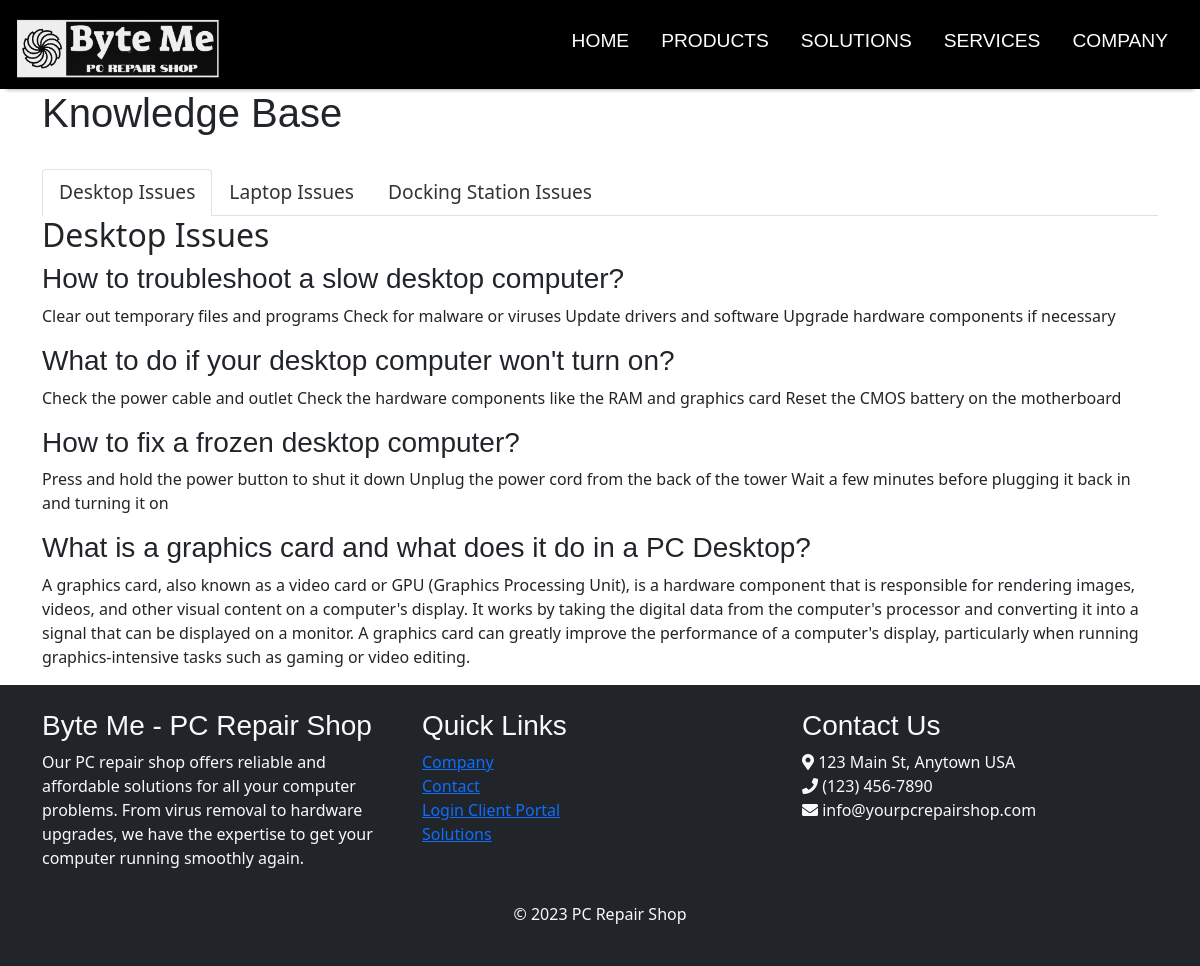
The page /Final_Project/solution.php on the database its author committed.
### tables this page shows
CREATE TABLE `knowledge_base` (
  `kb_id` int(11) NOT NULL,
  `kb_title` varchar(255) NOT NULL,
  `kb_content` text NOT NULL,
  `kb_category` varchar(50) NOT NULL,
  `kb_created_at` date NOT NULL DEFAULT current_timestamp()
);

### Final_Project/solution.php (the view, shortened to what this page needs)
<?php
$host = 'localhost';
$user = 'root';
$password = '';
$database = 'wdv341';
$connection = new mysqli($host, $user, $password, $database);
$sql = "SELECT kb_title, kb_content, kb_category FROM knowledge_base";
$result = $connection->query($sql);
$articles = array();
while ($row = $result->fetch_assoc()) {
  $articles[$row['kb_category']][] = $row;
}
?>
<?php include('header.php'); ?>
<div class="container">
  <h1>Knowledge Base</h1>
  <br>
  <ul class="nav nav-tabs">
    <?php foreach (array_keys($articles) as $category): ?>
      <li class="nav-item">
        <?php if ($category === 'Desktop Issues'): ?>
          <a class="nav-link active" href="#desktop-issues" data-bs-toggle="tab" style="color:#333">Desktop Issues</a>
        <?php else: ?>
          <a class="nav-link" href="#<?= strtolower(str_replace(' ', '-', $category)) ?>" data-bs-toggle="tab" style="color:#333"><?= $category ?></a>
        <?php endif; ?>
      </li>
    <?php endforeach; ?>
  </ul>
  <div class="tab-content">
    <div class="tab-pane fade show active" id="desktop-issues" role="tabpanel">
      <h2>Desktop Issues</h2>
      <?php foreach ($articles['Desktop Issues'] as $article): ?>
        <h3><?= $article['kb_title'] ?></h3>
        <p><?= $article['kb_content'] ?></p>
      <?php endforeach; ?>
    </div>
  </div>
</div>
  <?php include('footer.php'); ?>

### Final_Project/css/header.css (style rules this page uses)
body { font-family: roboto, sans-serif; font-weight: 400; font-size: 16px; line-height: 1.25; }
h1, h3, h3, h4, h5, h6 { font-family: Univia-Pro, sans-serif; font-style: normal; }
.nav .nav-link { text-decoration: none; color: #ffffff; font-size: 1.2rem; }

### Final_Project/css/style.css (style rules this page uses)
:root { --font1: 'Heebo', sans-serif; --font2: 'Fira Sans Extra Condensed', sans-serif; --font3: 'Roboto', sans-serif; --btnbg: #ffcc00; --btnfontcolor: rgb(61, 61, 61); --btnfontcolorhover: rgb(255, 255, 255); --btnbghover: #ffc116; --btnactivefs: rgb(241, 195, 46); --label-index: #960796; --danger-index: #5bc257; --link-color: #000; --link-color-hover: #fff; --bg-content-color: #ffcc00; }

### Final_Project/header.php (style rules this page uses)
body { font-family: roboto, sans-serif; font-weight: 400; font-size: 16px; line-height: 1.25; }
h1, h3, h3, h4, h5, h6 { font-family: Univia-Pro, sans-serif; font-style: normal; }
.nav .nav-link { text-decoration: none; color: #ffffff; font-size: 1.2rem; }

### rows shown on the page
knowledge_base: kb_title "How to troubleshoot a slow desktop computer?", kb_content "Clear out temporary files and programs Check for malware or viruses Update drivers and software Upgrade hardware components if necessary"
knowledge_base: kb_title "What to do if your desktop computer won't turn on?", kb_content "Check the power cable and outlet Check the hardware components like the RAM and graphics card Reset the CMOS battery on the motherboard"
knowledge_base: kb_title "How to fix a frozen desktop computer?", kb_content "Press and hold the power button to shut it down Unplug the power cord from the back of the tower Wait a few minutes before plugging it back in and turning it on"
knowledge_base: kb_title "What is a graphics card and what does it do in a PC Desktop?", kb_content "A graphics card, also known as a video card or GPU (Graphics Processing Unit), is a hardware component that is responsible for rendering images, videos, and other visual content on a computer's display. It works by taking the digital data from the computer's processor and converting it into a signal that can be displayed on a monitor. A graphics card can greatly improve the performance of a computer's display, particularly when running graphics-intensive tasks such as gaming or video editing."

### other values the page prints
$category "Laptop Issues"
$category "Docking Station Issues"
